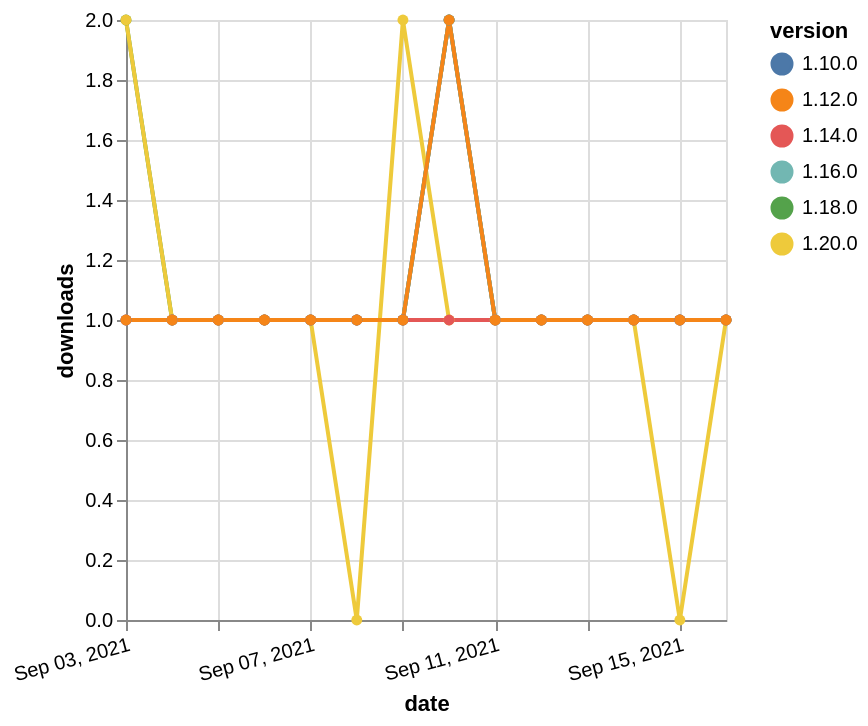

Vega-Lite specification stored for this chart:
### Vega-Lite specification from a JSON file in a GitHub repository (floating-point values rounded to 4 significant figures)
{"$schema": "https://vega.github.io/schema/vega-lite/v5.json", "description": "A simple bar chart with embedded data.", "data": {"values": [{"date": "2021-09-03", "total": 155, "delta": 2, "version": "1.18.0"}, {"date": "2021-09-04", "total": 156, "delta": 1, "version": "1.18.0"}, {"date": "2021-09-05", "total": 157, "delta": 1, "version": "1.18.0"}, {"date": "2021-09-06", "total": 158, "delta": 1, "version": "1.18.0"}, {"date": "2021-09-07", "total": 159, "delta": 1, "version": "1.18.0"}, {"date": "2021-09-08", "total": 160, "delta": 1, "version": "1.18.0"}, {"date": "2021-09-09", "total": 161, "delta": 1, "version": "1.18.0"}, {"date": "2021-09-10", "total": 163, "delta": 2, "version": "1.18.0"}, {"date": "2021-09-11", "total": 164, "delta": 1, "version": "1.18.0"}, {"date": "2021-09-12", "total": 165, "delta": 1, "version": "1.18.0"}, {"date": "2021-09-13", "total": 166, "delta": 1, "version": "1.18.0"}, {"date": "2021-09-14", "total": 167, "delta": 1, "version": "1.18.0"}, {"date": "2021-09-15", "total": 168, "delta": 1, "version": "1.18.0"}, {"date": "2021-09-16", "total": 169, "delta": 1, "version": "1.18.0"}, {"date": "2021-09-03", "total": 210, "delta": 1, "version": "1.10.0"}, {"date": "2021-09-04", "total": 211, "delta": 1, "version": "1.10.0"}, {"date": "2021-09-05", "total": 212, "delta": 1, "version": "1.10.0"}, {"date": "2021-09-06", "total": 213, "delta": 1, "version": "1.10.0"}, {"date": "2021-09-07", "total": 214, "delta": 1, "version": "1.10.0"}, {"date": "2021-09-08", "total": 215, "delta": 1, "version": "1.10.0"}, {"date": "2021-09-09", "total": 216, "delta": 1, "version": "1.10.0"}, {"date": "2021-09-10", "total": 218, "delta": 2, "version": "1.10.0"}, {"date": "2021-09-11", "total": 219, "delta": 1, "version": "1.10.0"}, {"date": "2021-09-12", "total": 220, "delta": 1, "version": "1.10.0"}, {"date": "2021-09-13", "total": 221, "delta": 1, "version": "1.10.0"}, {"date": "2021-09-14", "total": 222, "delta": 1, "version": "1.10.0"}, {"date": "2021-09-15", "total": 223, "delta": 1, "version": "1.10.0"}, {"date": "2021-09-16", "total": 224, "delta": 1, "version": "1.10.0"}, {"date": "2021-09-03", "total": 112, "delta": 2, "version": "1.20.0"}, {"date": "2021-09-04", "total": 113, "delta": 1, "version": "1.20.0"}, {"date": "2021-09-05", "total": 114, "delta": 1, "version": "1.20.0"}, {"date": "2021-09-06", "total": 115, "delta": 1, "version": "1.20.0"}, {"date": "2021-09-07", "total": 116, "delta": 1, "version": "1.20.0"}, {"date": "2021-09-08", "total": 116, "delta": 0, "version": "1.20.0"}, {"date": "2021-09-09", "total": 118, "delta": 2, "version": "1.20.0"}, {"date": "2021-09-10", "total": 119, "delta": 1, "version": "1.20.0"}, {"date": "2021-09-11", "total": 120, "delta": 1, "version": "1.20.0"}, {"date": "2021-09-12", "total": 121, "delta": 1, "version": "1.20.0"}, {"date": "2021-09-13", "total": 122, "delta": 1, "version": "1.20.0"}, {"date": "2021-09-14", "total": 123, "delta": 1, "version": "1.20.0"}, {"date": "2021-09-15", "total": 123, "delta": 0, "version": "1.20.0"}, {"date": "2021-09-16", "total": 124, "delta": 1, "version": "1.20.0"}, {"date": "2021-09-03", "total": 144, "delta": 1, "version": "1.16.0"}, {"date": "2021-09-04", "total": 145, "delta": 1, "version": "1.16.0"}, {"date": "2021-09-05", "total": 146, "delta": 1, "version": "1.16.0"}, {"date": "2021-09-06", "total": 147, "delta": 1, "version": "1.16.0"}, {"date": "2021-09-07", "total": 148, "delta": 1, "version": "1.16.0"}, {"date": "2021-09-08", "total": 149, "delta": 1, "version": "1.16.0"}, {"date": "2021-09-09", "total": 150, "delta": 1, "version": "1.16.0"}, {"date": "2021-09-10", "total": 152, "delta": 2, "version": "1.16.0"}, {"date": "2021-09-11", "total": 153, "delta": 1, "version": "1.16.0"}, {"date": "2021-09-12", "total": 154, "delta": 1, "version": "1.16.0"}, {"date": "2021-09-13", "total": 155, "delta": 1, "version": "1.16.0"}, {"date": "2021-09-14", "total": 156, "delta": 1, "version": "1.16.0"}, {"date": "2021-09-15", "total": 157, "delta": 1, "version": "1.16.0"}, {"date": "2021-09-16", "total": 158, "delta": 1, "version": "1.16.0"}, {"date": "2021-09-03", "total": 172, "delta": 1, "version": "1.14.0"}, {"date": "2021-09-04", "total": 173, "delta": 1, "version": "1.14.0"}, {"date": "2021-09-05", "total": 174, "delta": 1, "version": "1.14.0"}, {"date": "2021-09-06", "total": 175, "delta": 1, "version": "1.14.0"}, {"date": "2021-09-07", "total": 176, "delta": 1, "version": "1.14.0"}, {"date": "2021-09-08", "total": 177, "delta": 1, "version": "1.14.0"}, {"date": "2021-09-09", "total": 178, "delta": 1, "version": "1.14.0"}, {"date": "2021-09-10", "total": 179, "delta": 1, "version": "1.14.0"}, {"date": "2021-09-11", "total": 180, "delta": 1, "version": "1.14.0"}, {"date": "2021-09-12", "total": 181, "delta": 1, "version": "1.14.0"}, {"date": "2021-09-13", "total": 182, "delta": 1, "version": "1.14.0"}, {"date": "2021-09-14", "total": 183, "delta": 1, "version": "1.14.0"}, {"date": "2021-09-15", "total": 184, "delta": 1, "version": "1.14.0"}, {"date": "2021-09-16", "total": 185, "delta": 1, "version": "1.14.0"}, {"date": "2021-09-03", "total": 176, "delta": 1, "version": "1.12.0"}, {"date": "2021-09-04", "total": 177, "delta": 1, "version": "1.12.0"}, {"date": "2021-09-05", "total": 178, "delta": 1, "version": "1.12.0"}, {"date": "2021-09-06", "total": 179, "delta": 1, "version": "1.12.0"}, {"date": "2021-09-07", "total": 180, "delta": 1, "version": "1.12.0"}, {"date": "2021-09-08", "total": 181, "delta": 1, "version": "1.12.0"}, {"date": "2021-09-09", "total": 182, "delta": 1, "version": "1.12.0"}, {"date": "2021-09-10", "total": 184, "delta": 2, "version": "1.12.0"}, {"date": "2021-09-11", "total": 185, "delta": 1, "version": "1.12.0"}, {"date": "2021-09-12", "total": 186, "delta": 1, "version": "1.12.0"}, {"date": "2021-09-13", "total": 187, "delta": 1, "version": "1.12.0"}, {"date": "2021-09-14", "total": 188, "delta": 1, "version": "1.12.0"}, {"date": "2021-09-15", "total": 189, "delta": 1, "version": "1.12.0"}, {"date": "2021-09-16", "total": 190, "delta": 1, "version": "1.12.0"}]}, "width": "container", "mark": {"type": "line", "point": {"filled": true}}, "encoding": {"x": {"field": "date", "type": "temporal", "timeUnit": "yearmonthdate", "title": "date", "axis": {"labelAngle": -15}}, "y": {"field": "delta", "type": "quantitative", "title": "downloads"}, "color": {"field": "version", "type": "nominal"}, "tooltip": {"field": "delta"}}}
